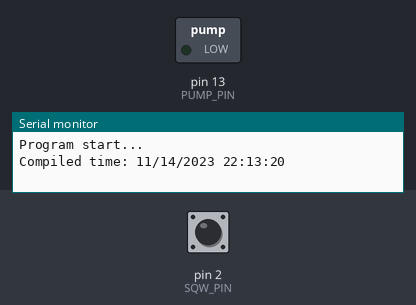
The program below on a simulated Arduino Nano, built with avr-gcc and run on an emulated ATmega328P. On the bench: switched loads named in the program (green lamp = pin HIGH), the last lines printed to the serial monitor. The inputs (shaded band) are chosen by the test bench; at power-on: pin 2 (SQW_PIN) HIGH. The local clock reads 2024-03-15 10:24:30 at power-on unless the program sets it.

Above: at 1.2 s.
1.3 s: pin 2 (SQW_PIN) pulled LOW for 0.15 s
At 10.6 s:
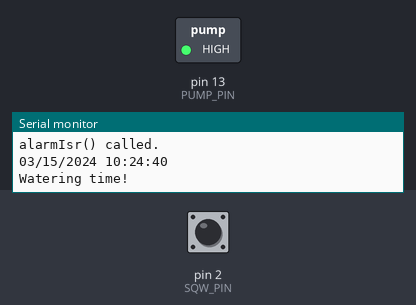
Timing chart, 0 to 11.5 s (numbered marks = the images above; inputs shaded):
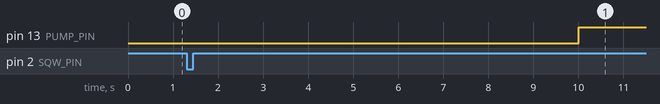

The program:

main.cpp
```cpp
#include <avr/pgmspace.h>
#include <Arduino.h>
#include <Wire.h>
#include "RtcDS3231.h"

#define PUMP_PIN 13
#define DELAY_TIME 10000
#define BAUD_RATE 9600
#define WATERING_TIME 30000 // 30 sec
#define SQW_PIN 2

#define countof(a) (sizeof(a) / sizeof(a[0]))

RtcDS3231<TwoWire> Rtc(Wire);

volatile boolean alarmIsrWasCalled = false;

void alarmIsr()
{
    alarmIsrWasCalled = true;
    Serial.println("alarmIsr() called.");
}

void watering() {
    digitalWrite(PUMP_PIN, HIGH);
    delay(WATERING_TIME);
    digitalWrite(PUMP_PIN, LOW);
}

void printDateTime(const RtcDateTime& dt)
{
    char datestring[20];

    snprintf_P(datestring,
        countof(datestring),
        PSTR("%02u/%02u/%04u %02u:%02u:%02u"),
        dt.Month(),
        dt.Day(),
        dt.Year(),
        dt.Hour(),
        dt.Minute(),
        dt.Second());

    Serial.println(datestring);
}

void rtcInit() {
    pinMode(SQW_PIN, INPUT_PULLUP);

    Rtc.Begin();

    auto compiledTime = RtcDateTime(__DATE__, __TIME__);
    Serial.print("Compiled time: ");
    printDateTime(compiledTime);

    if (!Rtc.IsDateTimeValid())
    {
        Serial.println("RTC lost confidence in the DateTime!");
        Rtc.SetDateTime(compiledTime);
    }

    if (!Rtc.GetIsRunning())
    {
      Serial.println("RTC was not actively running, starting now");
      Rtc.SetIsRunning(true);
    }

    auto now = Rtc.GetDateTime();
    if (now < compiledTime)
    {
        Serial.println("RTC is older than compile time!  (Updating DateTime)");
        Rtc.SetDateTime(compiledTime);
    }

    Rtc.Enable32kHzPin(false);
    Rtc.SetSquareWavePin(DS3231SquareWavePin_ModeAlarmOne);

    // everyday at 11:00 o'clock
    DS3231AlarmOne alarmOne(1, 11, 0, 0, DS3231AlarmOneControl_HoursMinutesSecondsMatch);
    Rtc.SetAlarmOne(alarmOne);

    // throw away any old alarm state before we ran
    Rtc.LatchAlarmsTriggeredFlags();

    attachInterrupt(INT0, alarmIsr, FALLING);
}

void rtcSetDateTime() {
    // Format: "Dec 26 2009|12:34:56"
    Serial.println("Set current date and time.");
    auto str = Serial.readStringUntil(PSTR("\r\n"));
    while (Serial.available() > 0) Serial.read();
    str.trim();
    auto index = str.indexOf('|');
    auto dateStr = str.substring(0, index);
    auto timeStr = str.substring(index + 1);
    auto dt = RtcDateTime(dateStr.c_str(), timeStr.c_str());
    Rtc.SetDateTime(dt);
}

void setup() {
  Serial.begin(BAUD_RATE);
  Serial.println("Program start...");

  pinMode(PUMP_PIN, OUTPUT);
  digitalWrite(PUMP_PIN, LOW);

  rtcInit();
}

void loop() {
  if (Serial.available() > 0) {
    rtcSetDateTime();
  }

  if (alarmIsrWasCalled) {
      alarmIsrWasCalled = false;
      Rtc.LatchAlarmsTriggeredFlags();

      printDateTime(Rtc.GetDateTime());

      Serial.println("Watering time!");
      watering();
  }

  delay(DELAY_TIME);
}
```

Measured:
- after the input at 1.3 s, pin 13 (PUMP_PIN): LOW → HIGH after 8.7 s
